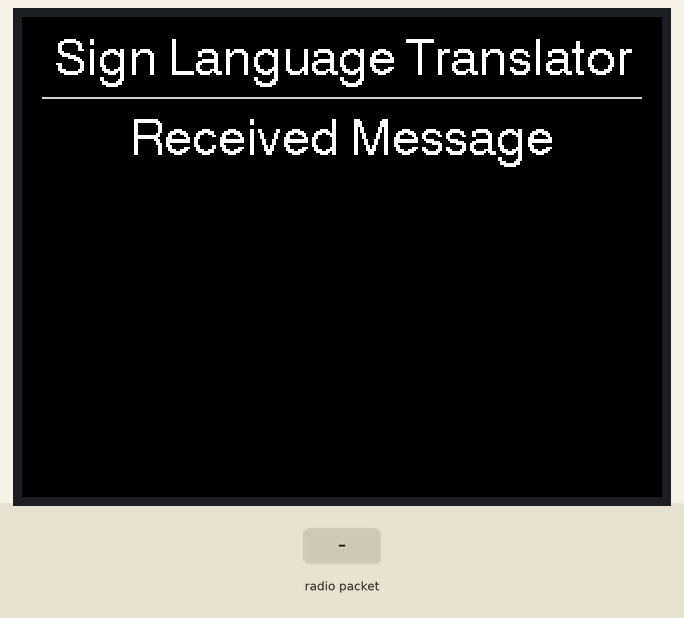
Recording of a sketch running on a simulated ESP32. Shown: 320×240 colour display. The inputs (shaded band) are chosen by the test bench. What the sketch prints to the serial monitor is not drawn.

Above: at 1.4 s.
1.5 s: radio packet "1" arrives
3.0 s: radio packet "0" arrives
At 4.2 s:
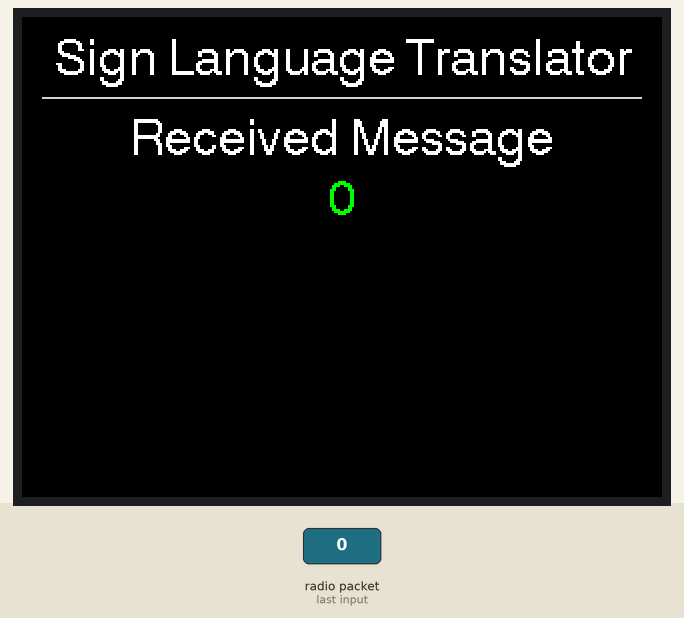
4.5 s: radio packet "2" arrives
Timing chart, 0 to 7.5 s (numbered marks = the images above; inputs shaded):
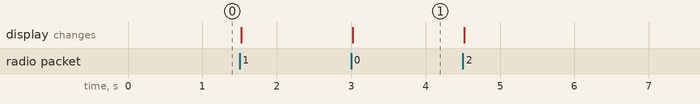

The sketch:

CYDHub.ino
```cpp
/*
  CYD Hub (Text Display)
*/

#include <esp_now.h>
#include <WiFi.h>
#include <WiFiClient.h>
#include <TFT_eSPI.h>

char receivedMessage[32] = "";

TFT_eSPI tft = TFT_eSPI();

void OnDataRecv(const uint8_t * mac, const uint8_t *incomingData, int len) {
  memset(receivedMessage, 0, sizeof(receivedMessage));

  memcpy(receivedMessage, incomingData, len);
  Serial.println(receivedMessage);
  drawDynamic();
}

void drawStatic() {
  tft.fillScreen(TFT_BLACK);
  tft.setTextColor(TFT_WHITE, TFT_BLACK);
  tft.drawCentreString("Sign Language Translator", TFT_HEIGHT / 2, 10, 4);
  tft.drawFastHLine(10, 40, TFT_HEIGHT - 20, TFT_LIGHTGREY);
  tft.drawCentreString("Received Message", TFT_HEIGHT / 2, 50, 4);
}

void drawDynamic() {
  tft.fillRect(0, 80, TFT_HEIGHT, 30, TFT_BLACK);
  tft.setTextColor(TFT_GREEN);
  tft.drawCentreString(receivedMessage, TFT_HEIGHT / 2, 80, 4);
}

void setup() {
  Serial.begin(115200);

  tft.init();
  tft.setRotation(1);
  drawStatic();
  drawDynamic();

  WiFi.mode(WIFI_STA);

  #if defined(ESP_ARDUINO_VERSION_MAJOR) && ESP_ARDUINO_VERSION_MAJOR >= 3
    WiFi.setChannel(6);
  #else
    esp_wifi_set_channel(6, WIFI_SECOND_CHAN_NONE);
  #endif

  if (esp_now_init() != ESP_OK) {
    Serial.println("Error initializing ESP-NOW");
    return;
  }

  esp_now_register_recv_cb(esp_now_recv_cb_t(OnDataRecv));
}

void loop() {

}
```

Measured:
- after the input at 3.0 s, the display: changes at once (image 1)
